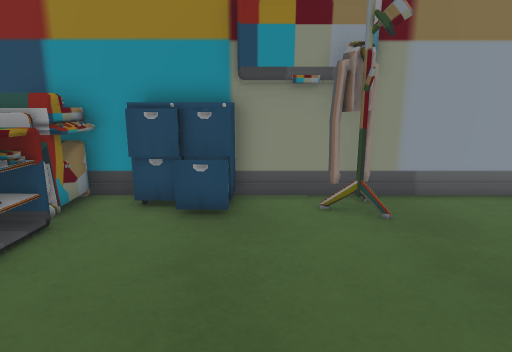
[1] (above)

15 first-person views from a walk through a scene from a Unity 3-D project. The camera is 1.2 m above the floor, tilts 12° down and sees 75° across. The floor is counted in squares, 0.5 m on a side. Each view is taken from the middle of a square. On the plan, view 1 faces up. The plan holds only what a view shows up to about 20 squares ahead; the rest is blank. Some animated figures are not drawn.

[2]
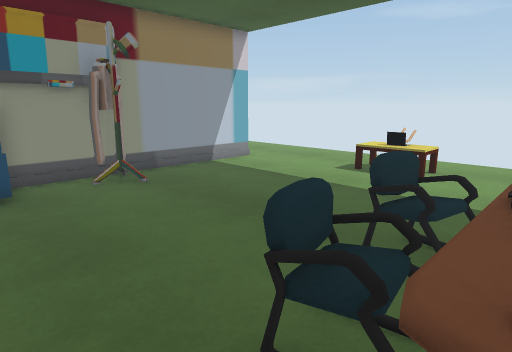

[3]
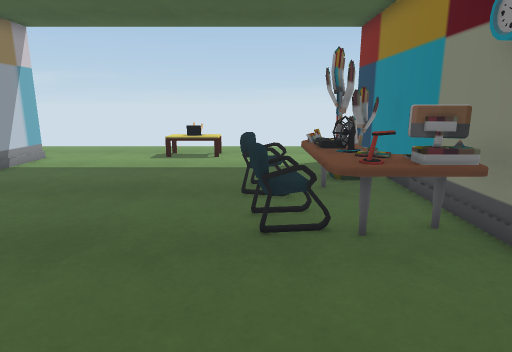

[4]
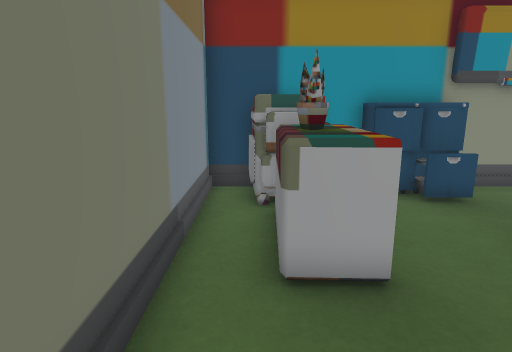

[5]
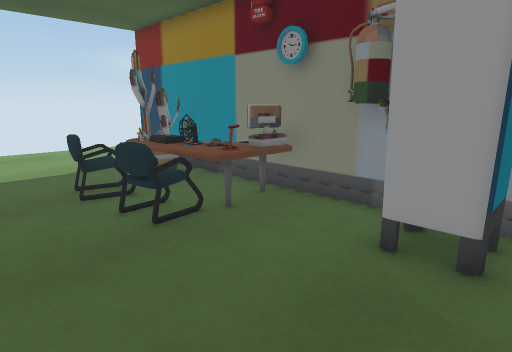

[6]
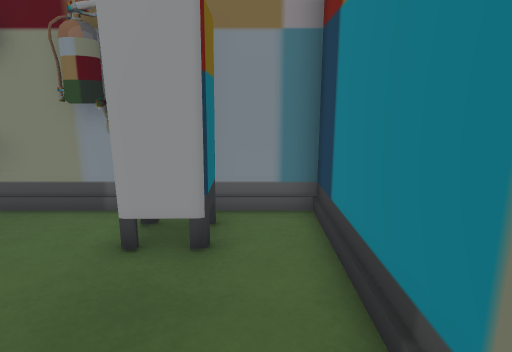

[7]
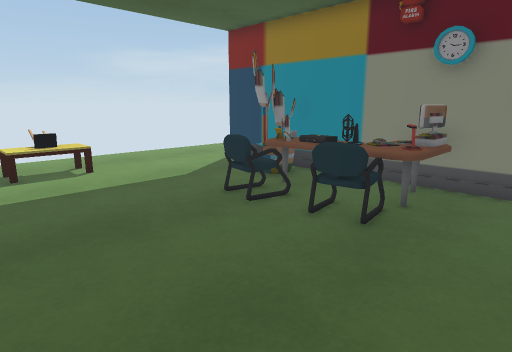

[8]
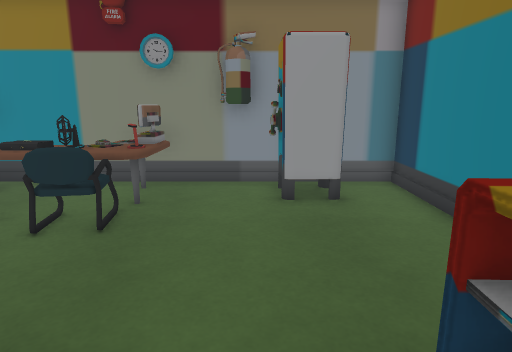

[9]
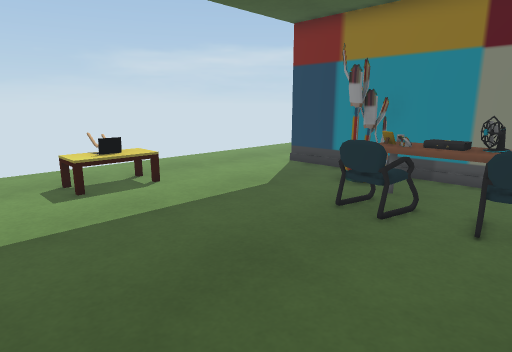

[10]
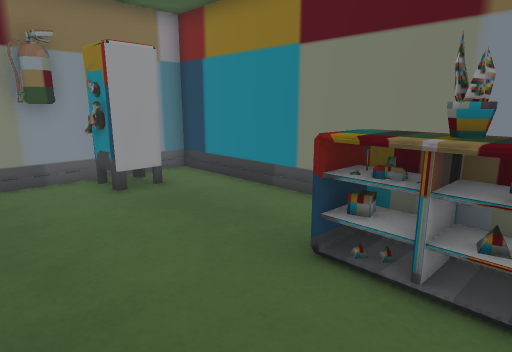

[11]
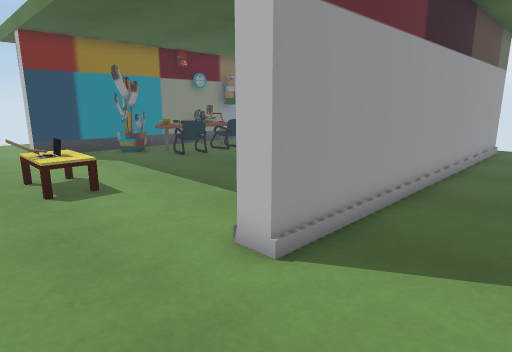

[12]
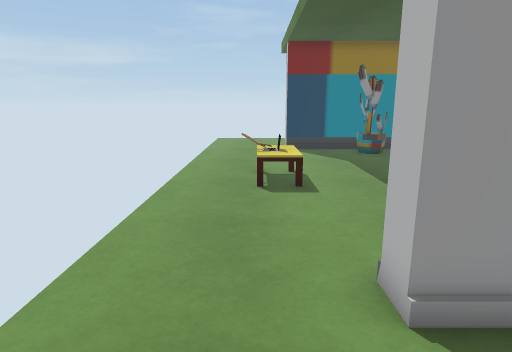

[13]
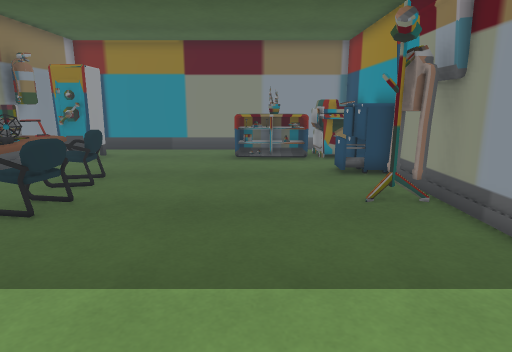

[14]
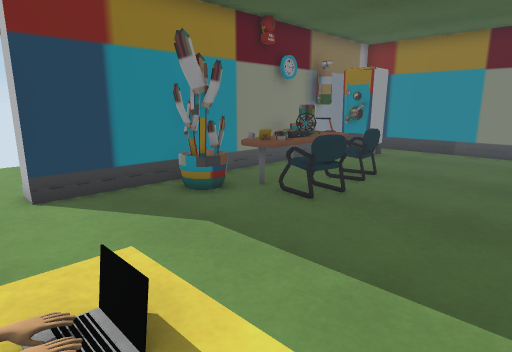

[15]
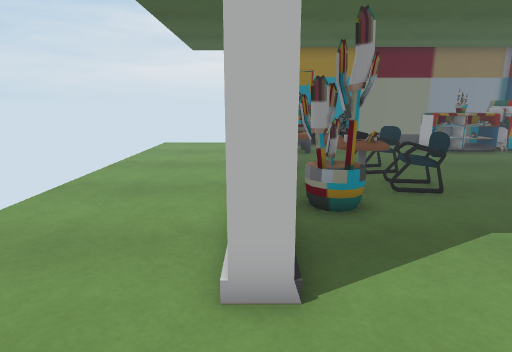

### Floor plan
Key: @ floor where view 1 was taken; # wall or solid block; . floor; = window, fence, low wall or low ledge; P printer; C cabinet; S shelf; T table; M computer; L plant; O other object.
Columns run from 8 left of view 1 to 13 right of it. Each row starts with its distance up from view 1.
 13                 .. . .
 12          ..........
 11    ...................
 10 .#################....
  9 ##################....
  8 ##PPPCCC..##..........
  7 ##PPP.CC..............
  6 ##SSS.................
  5 ##SLS.................
  4 ##SSS.................
  3 ##SSS.............O...
  2 ##................O=..
  1 ##................O...
  0 ##......@.............
 -1 ##......==.==.........
 -2 ##......=TTTT.........
 -3 ##.##.. TTTOO.........
 -4 ##.###. MMTTL.........
 -5  #.#### MM   #........
 -6  #################....
 -7        ...............
 -8  .....................
 -9  .................. ..
-10  ..................
-11  ............... ..

Positions as (right, up) in squares from view 1, and headings:
1: (0, 0), facing up
2: (-2, -3), facing up-right
3: (-6, -1), facing right
4: (-6, -1), facing up
5: (-6, 2), facing down-right
6: (-6, 2), facing down
7: (-3, 5), facing down-right
8: (-3, 5), facing down
9: (0, 6), facing down-right
10: (0, 6), facing down-left
11: (13, 13), facing down-left
12: (11, 13), facing down
13: (11, 4), facing left
14: (11, 4), facing down-left
15: (13, -6), facing left
